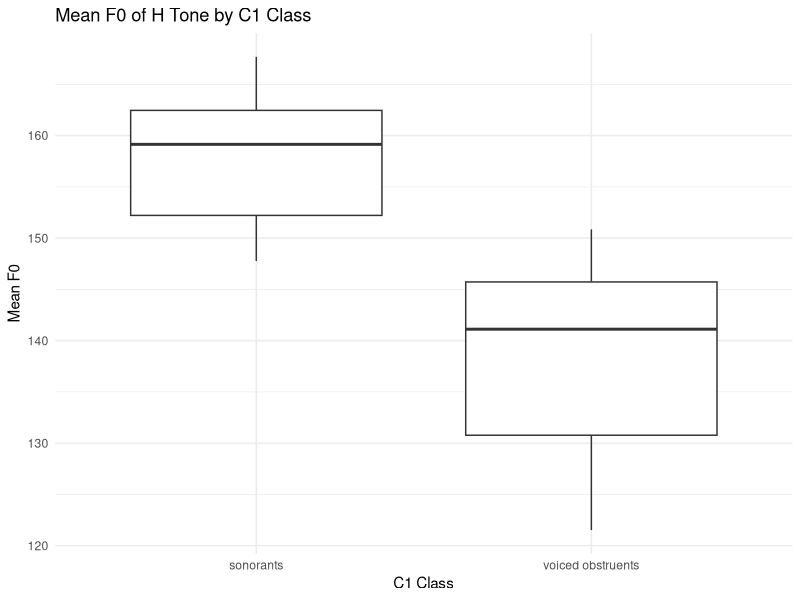
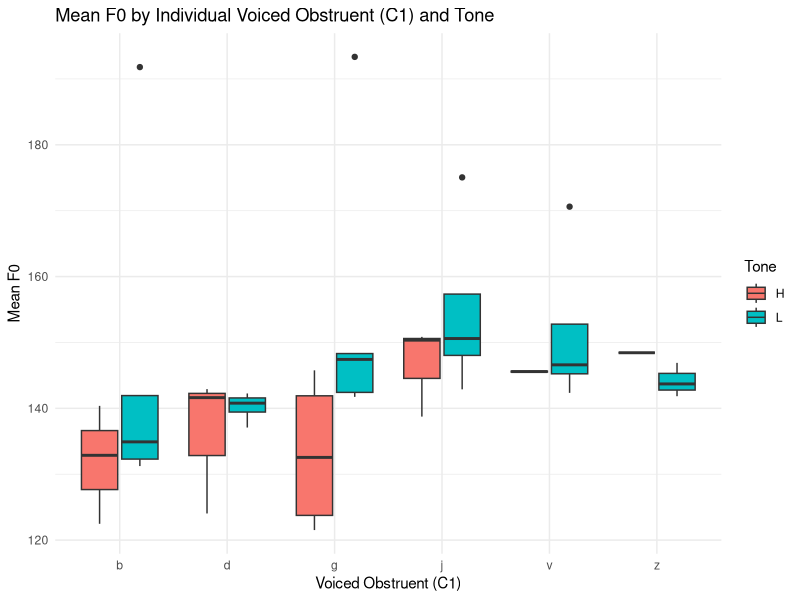

Source code (R) for these figures, in order:
library(ggplot2)

# I) Experiment A

# 1. Load the data
df <- read.csv("citonga.csv")
head(df)
# Columns: # Tonga, Gloss, Tone, C1, C2, maxf0, minf0, meanf0, diff.f0, intensity, duration
# Tone꞉ tone of the verb stem (H or L)
# meanf0꞉ average pitch of the vowel of the stem (measured in Hz)
# C1꞉ the first consonant in the verb stem
# C1.class꞉ the class of the first consonant in the verb stem

# 2. Visualize the difference between the measurements of the H tone following 
# a C1.class of sonorants and voiced obstruents by creating boxplots of the groups

# Filter to only H tones and the two C1 classes
df_H <- subset(df, Tone == "H" & (C1.class == "sonorants" | C1.class == "voiced obstruents"))

# Create boxplot
ggplot(df_H, aes(x = C1.class, y = meanf0)) +
  geom_boxplot() +
  labs(
    title = "Mean F0 of H Tone by C1 Class",
    x = "C1 Class",
    y = "Mean F0"
  ) +
  theme_minimal()
# Based on the box plots, we can see a significant difference between the pitch
# of the H tones between Sonorants and Voiced Obstruents (MeanF0 of Sonorants is higher).

# 3. t‑test to determine whether there is a significant difference
# between the mean f0 of the H tones following a C1.class of Sonorants and Voiced Obstruents
sonorants_H <- subset(df, Tone == "H" & C1.class == "sonorants")$meanf0
voicedObs_H  <- subset(df, Tone == "H" & C1.class == "voiced obstruents")$meanf0

t.test(x = sonorants_H, y = voicedObs_H, var.equal = TRUE)
# Result: t = 5.1426, df = 23, p-value = 3.278e-05
# The p-value is less than 0.05, indicating a significant difference between the two groups.

# 4. Conclusions can a linguist make about Malawian CiTonga based on these findings:
# Conclusion 1: The mean F0 of H tones in Malawian CiTonga is significantly higher
# following sonorants than voiced obstruents
# Conclusion 2: There is a significant difference in the pitch of H tones based on the C1 class

# II) Experiment B

# 5. Visualize the tone following these individual sounds when they are C1 before a H tone 
# and before a L tone:
# voiced obstruents are a list of (b, d, j, g, v, z)
voiced_obs <- subset(df, C1 == "b" | C1 == "d" | C1 == "j" | C1 == "g" | C1 == "v" | C1 == "z")

ggplot(voiced_obs, aes(x = C1, y = meanf0, fill = Tone)) +
  geom_boxplot() +
  labs(
    title = "Mean F0 by Individual Voiced Obstruent (C1) and Tone",
    x = "Voiced Obstruent (C1)",
    y = "Mean F0"
  ) +
  theme_minimal()
# Based on the box plots, we can see that the mean F0 of L tones seems to be
# consistently higher than that of H tones across all voiced obstruents.

# 6. t‑test to determine whether there is a significant difference:
# between the mean f0 of the H tones and L tones following each voiced obstruent

# Aggregate to get mean F0 per token by Tone
aggregate(meanf0 ~ Tone, data = df, mean)
H_vo <- subset(df, Tone == "H")$meanf0
L_vo <- subset(df, Tone == "L")$meanf0

t.test(H_vo, L_vo, var.equal = TRUE)
# Result: t = -5.4622, df = 153, p-value = 1.864e-07
# Yes, there is a significant difference between the mean F0 of H and L tones following voiced obstruents.

# 7. Conclusions can a linguist make about Malawian CiTonga based on these findings:
# Conclusion 1: The low p‑value shows that after voiced obstruents, 
# H tones have a significantly lower mean F0 than L tones, which is the opposite 
# of what we’d expect if the contrast were neutralized.
# Conclusion 2: My answer to #5 seems to be correct, as the box plots show that the mean F0 of L 
# tones is consistently higher than that of H tones.
# Follow up Q: What's the reason behind this? And how does this affect the tonal system of Malawian CiTonga?
